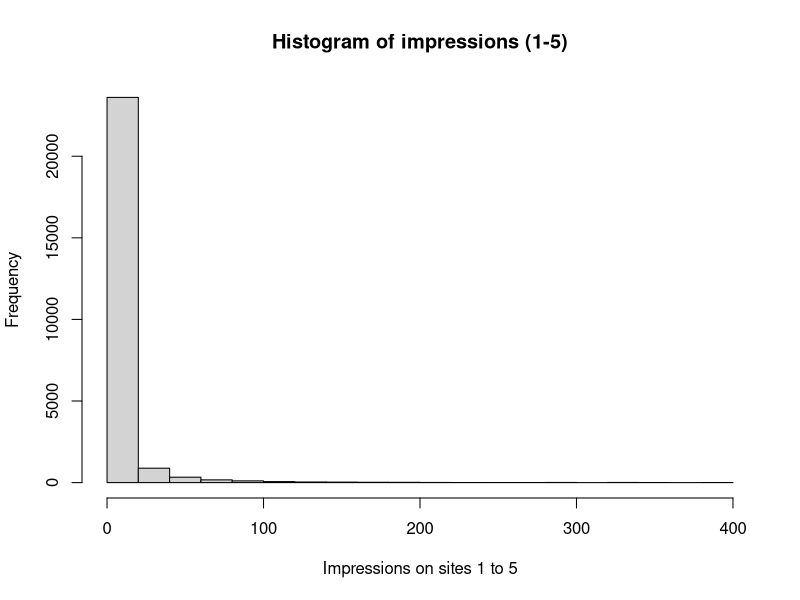
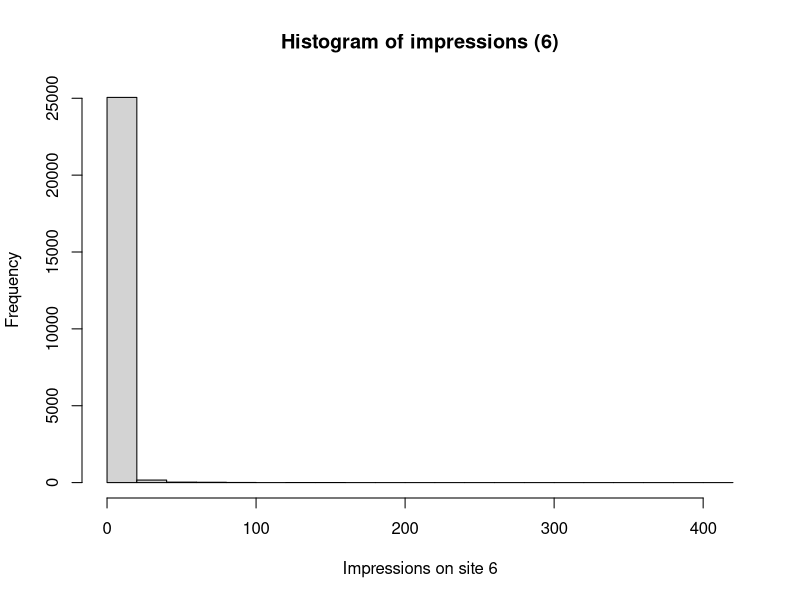
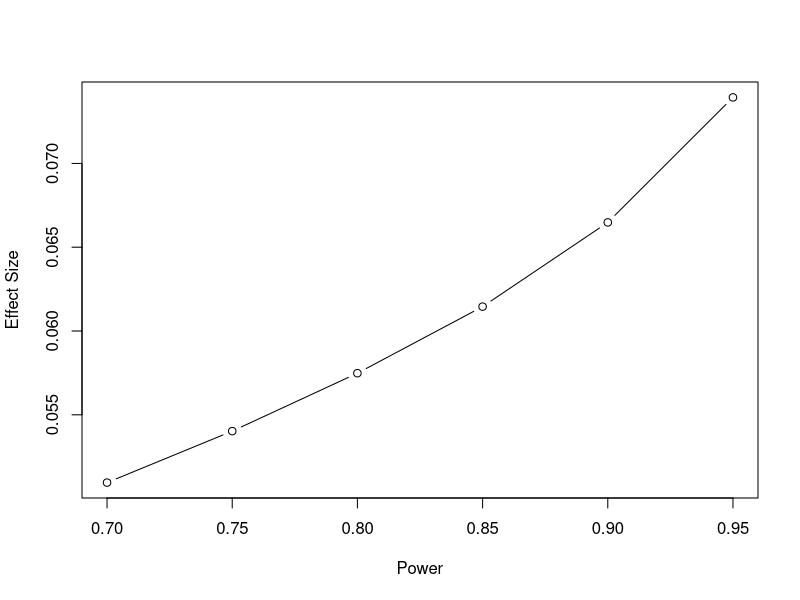

These figures' R source, in order:
## ---- chunk 1
library(dplyr)
library(ggplot2)
library(pwr)
star = read.csv("starDigital.csv")
## ---- chunk 2
table(star$purchase)
table(star[star$test == 0,]$purchase)
table(star[star$test == 1,]$purchase)
hist(star$sum1to5, xlab = 'Impressions on sites 1 to 5', 
     main = 'Histogram of impressions (1-5)')
hist(star$imp_6, xlab = 'Impressions on site 6', main = 'Histogram of impressions (6)')
## ---- chunk 3
ptab2 = cbind(NULL, NULL)
for (i in c(.7, .75, .8, .85, .9, .95)){
  pwrt = pwr.t2n.test(n1 = 2656, n2 = 22647, sig.level = .05, power = i, 
                      alternative = "two.sided")
  ptab2 = rbind(ptab2, cbind(pwrt$power, pwrt$d))
}

plot(ptab2[,1], ptab2[,2], type = "b", xlab = "Power", ylab = "Effect Size")
## ---- chunk 4
t.test(imp_1 ~ test, data = star)
# Output of tests for sites 2 to 5 are hidden to reduce redundancy as results are
# similar to that of site 1 (sites 3/5 significant, sites 2/4 insignificant)
invisible(t.test(imp_2 ~ test, data = star))
invisible(t.test(imp_3 ~ test, data = star))
invisible(t.test(imp_4 ~ test, data = star))
invisible(t.test(imp_5 ~ test, data = star))
t.test(imp_6 ~ test, data = star)
t.test(sum1to5 ~ test, data = star)
## ---- chunk 5
lm1 = glm(purchase ~ test, data = star, family = 'binomial')
summary(lm1)
exp(coef(lm1))
# This transformation of fitted model coefficients is done here and in further analyses
# so that they can be interpreted as the odds ratio.
## ---- chunk 6
star$total_imp = rowSums(star[,4:9])

lm2 = glm(purchase ~ test + total_imp + test*total_imp, data = star, family = 'binomial')
summary(lm2)
exp(coef(lm2))
## ---- chunk 7
lm3 = glm(purchase ~ test + sum1to5 + imp_6 + test*sum1to5 + test*imp_6, 
          data = star, family = 'binomial')
summary(lm3)
exp(coef(lm3))
## ---- chunk 8
ROI_site1to5 = ((1200 * .0147240) - (25 / 1000)) / (25 / 1000)
ROI_site1to5
ROI_site6 = ((1200 * .0135741) - (20 / 1000)) / (20/1000)
ROI_site6
